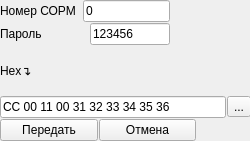
<?xml version="1.0" encoding="UTF-8"?>
<ui version="4.0">
 <class>form_command_17</class>
 <widget class="QWidget" name="form_command_17">
  <property name="geometry">
   <rect>
    <x>0</x>
    <y>0</y>
    <width>250</width>
    <height>141</height>
   </rect>
  </property>
  <property name="windowTitle">
   <string>Команда № 17 «Запрос версии ПО узла связи»</string>
  </property>
  <widget class="QWidget" name="layoutWidget">
   <property name="geometry">
    <rect>
     <x>0</x>
     <y>0</y>
     <width>251</width>
     <height>141</height>
    </rect>
   </property>
   <layout class="QVBoxLayout" name="verticalLayout">
    <property name="spacing">
     <number>1</number>
    </property>
    <item>
     <layout class="QHBoxLayout" name="horizontalLayout">
      <property name="spacing">
       <number>7</number>
      </property>
      <property name="rightMargin">
       <number>81</number>
      </property>
      <item>
       <widget class="QLabel" name="label">
        <property name="text">
         <string>Номер СОРМ</string>
        </property>
       </widget>
      </item>
      <item>
       <widget class="QLineEdit" name="lineEdit">
        <property name="text">
         <string>0</string>
        </property>
       </widget>
      </item>
     </layout>
    </item>
    <item>
     <layout class="QHBoxLayout" name="horizontalLayout_2">
      <property name="spacing">
       <number>48</number>
      </property>
      <property name="rightMargin">
       <number>81</number>
      </property>
      <item>
       <widget class="QLabel" name="label_2">
        <property name="text">
         <string>Пароль</string>
        </property>
       </widget>
      </item>
      <item>
       <widget class="QLineEdit" name="lineEdit_2">
        <property name="acceptDrops">
         <bool>true</bool>
        </property>
        <property name="layoutDirection">
         <enum>Qt::LeftToRight</enum>
        </property>
        <property name="text">
         <string>123456</string>
        </property>
       </widget>
      </item>
     </layout>
    </item>
    <item>
     <widget class="QLabel" name="label_3">
      <property name="text">
       <string>Hex↴</string>
      </property>
     </widget>
    </item>
    <item>
     <layout class="QHBoxLayout" name="horizontalLayout_4">
      <item>
       <widget class="QLineEdit" name="lineEdit_3">
        <property name="text">
         <string>CC 00 11 00 31 32 33 34 35 36 </string>
        </property>
       </widget>
      </item>
      <item>
       <widget class="QToolButton" name="toolButton">
        <property name="text">
         <string>...</string>
        </property>
       </widget>
      </item>
     </layout>
    </item>
    <item>
     <layout class="QHBoxLayout" name="horizontalLayout_3">
      <property name="rightMargin">
       <number>55</number>
      </property>
      <item>
       <widget class="QPushButton" name="pushButton">
        <property name="text">
         <string>Передать</string>
        </property>
       </widget>
      </item>
      <item>
       <widget class="QPushButton" name="pushButton_2">
        <property name="text">
         <string>Отмена</string>
        </property>
       </widget>
      </item>
     </layout>
    </item>
   </layout>
  </widget>
 </widget>
 <resources/>
 <connections/>
</ui>
